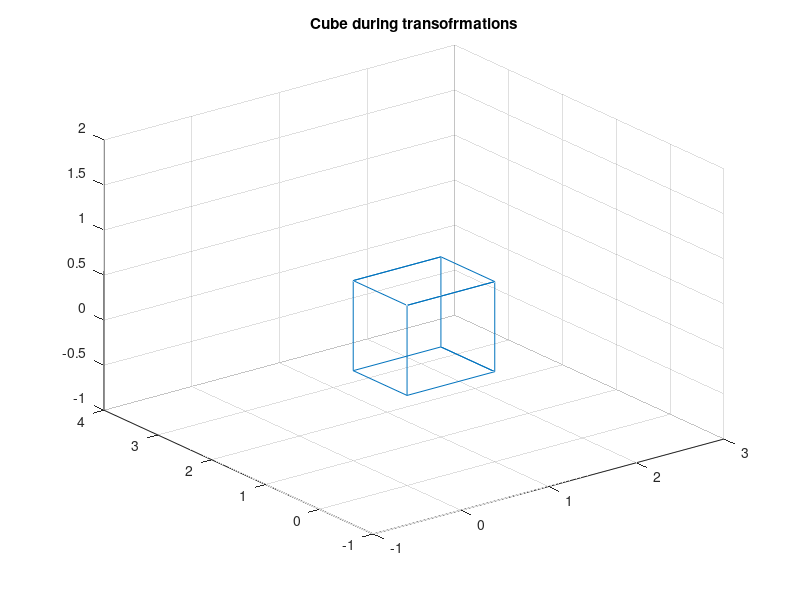

Source code (MATLAB): (Note: this script raises an error after producing the figure.)
%% Computer Vision Fall 2015

%% Sharif Anani
close all
clear all
clc
v1 = [0;0;0];
v2 = [1;0;0];
v3 = [1;1;0];
v4 = [0;1;0];
v5 = [0;0;1];
v6 = [1;0;1];
v7 = [1;1;1];
v8 = [0;1;1];
CUBE = [v1 v2 v3 v4 v1 v5 v6 v7 v8 v5 v6 v2 v3 v7 v8 v4];
X = CUBE(1,:);
Y = CUBE(2,:);
Z = CUBE(3,:);
% figure(1)
% plot3(X,Y,Z);
% grid on
% xlim([-2,2]);ylim([-2,2]);zlim([-2,2]);
% title('Cube without any transofrmations')
%% Addring the (1) for homogeneity
CUBE = [CUBE;ones(1,length(CUBE))];
plot3(X,Y,Z);
% axis tight manual
frames(75) = struct('cdata',[],'colormap',[]);
ax = gca;
axis([-1 3 -1 4 -1 2])
title('Cube during transofrmations')
grid on
ax.NextPlot = 'replaceChildren';
%% Creating the homogeneous transformation matrix
for j = 1:75
    rotm=angle2dcm(j*pi/75,j*pi/75,j*pi/75,'XYZ');
    transm = [j/75;j/35;0];
    homog = [rotm,transm];
    homog = [homog;[0 0 0 1]];
    CUBE2=zeros(size(CUBE));
    %% Exexcuting the transformation
    for i=1:length(CUBE)
        CUBE2(:,i)=homog*CUBE(:,i);
    end
    X2 = CUBE2(1,:);
    Y2 = CUBE2(2,:);
    Z2 = CUBE2(3,:);
    plot3(X2,Y2,Z2);
    drawnow
    frames(j)=getframe(gcf);

end

v = VideoWriter('homog.avi');
open(v);
for j = 1:75
writeVideo(v,frames(j))
end
close(v)
